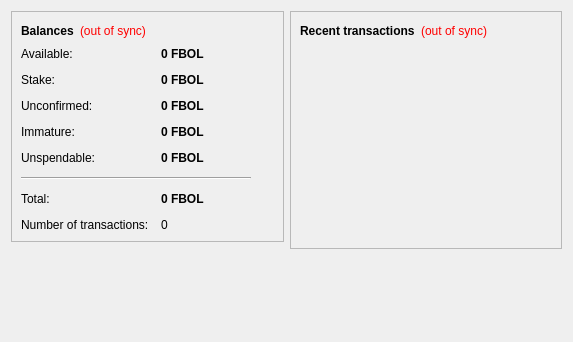
<?xml version="1.0" encoding="UTF-8"?>
<ui version="4.0">
 <class>OverviewPage</class>
 <widget class="QWidget" name="OverviewPage">
  <property name="geometry">
   <rect>
    <x>0</x>
    <y>0</y>
    <width>573</width>
    <height>342</height>
   </rect>
  </property>
  <property name="windowTitle">
   <string>Form</string>
  </property>
  <layout class="QHBoxLayout" name="horizontalLayout" stretch="1,1">
   <item>
    <layout class="QVBoxLayout" name="verticalLayout_2">
     <item>
      <widget class="QFrame" name="frame">
       <property name="frameShape">
        <enum>QFrame::StyledPanel</enum>
       </property>
       <property name="frameShadow">
        <enum>QFrame::Raised</enum>
       </property>
       <layout class="QVBoxLayout" name="verticalLayout_4">
        <item>
         <layout class="QHBoxLayout" name="horizontalLayout_4">
          <item>
           <widget class="QLabel" name="label_5">
            <property name="font">
             <font>
              <weight>75</weight>
              <bold>true</bold>
             </font>
            </property>
            <property name="text">
             <string>Balances</string>
            </property>
           </widget>
          </item>
          <item>
           <widget class="QLabel" name="labelWalletStatus">
            <property name="toolTip">
             <string>The displayed information may be out of date. Your wallet automatically synchronizes with the FBOL network after a connection is established, but this process has not completed yet.</string>
            </property>
            <property name="styleSheet">
             <string notr="true">QLabel { color: red; }</string>
            </property>
            <property name="text">
             <string notr="true">(out of sync)</string>
            </property>
            <property name="alignment">
             <set>Qt::AlignLeading|Qt::AlignLeft|Qt::AlignVCenter</set>
            </property>
           </widget>
          </item>
          <item>
           <spacer name="horizontalSpacer_2">
            <property name="orientation">
             <enum>Qt::Horizontal</enum>
            </property>
            <property name="sizeHint" stdset="0">
             <size>
              <width>40</width>
              <height>20</height>
             </size>
            </property>
           </spacer>
          </item>
         </layout>
        </item>
        <item>
         <layout class="QFormLayout" name="formLayout_2">
          <property name="fieldGrowthPolicy">
           <enum>QFormLayout::AllNonFixedFieldsGrow</enum>
          </property>
          <property name="horizontalSpacing">
           <number>12</number>
          </property>
          <property name="verticalSpacing">
           <number>12</number>
          </property>
          <item row="0" column="0">
           <widget class="QLabel" name="labelAvailableText">
            <property name="toolTip">
             <string>Your current available balance</string>
            </property>
            <property name="text">
             <string>Available:</string>
            </property>
           </widget>
          </item>
          <item row="0" column="1">
           <widget class="QLabel" name="labelAvailable">
            <property name="font">
             <font>
              <weight>75</weight>
              <bold>true</bold>
             </font>
            </property>
            <property name="cursor">
             <cursorShape>IBeamCursor</cursorShape>
            </property>
            <property name="toolTip">
             <string>Your current available balance</string>
            </property>
            <property name="text">
             <string notr="true">0 FBOL</string>
            </property>
            <property name="alignment">
             <set>Qt::AlignLeading|Qt::AlignLeft|Qt::AlignVCenter</set>
            </property>
            <property name="textInteractionFlags">
             <set>Qt::LinksAccessibleByMouse|Qt::TextSelectableByKeyboard|Qt::TextSelectableByMouse</set>
            </property>
           </widget>
          </item>
          <item row="1" column="0">
           <widget class="QLabel" name="label_6">
            <property name="toolTip">
             <string>Total of coins that was staked, and do not yet count toward the current balance</string>
            </property>
            <property name="text">
             <string>Stake:</string>
            </property>
           </widget>
          </item>
          <item row="1" column="1">
           <widget class="QLabel" name="labelStake">
            <property name="font">
             <font>
              <weight>75</weight>
              <bold>true</bold>
             </font>
            </property>
            <property name="cursor">
             <cursorShape>IBeamCursor</cursorShape>
            </property>
            <property name="toolTip">
             <string>Total of coins that was staked, and do not yet count toward the current balance</string>
            </property>
            <property name="text">
             <string notr="true">0 FBOL</string>
            </property>
            <property name="alignment">
             <set>Qt::AlignLeading|Qt::AlignLeft|Qt::AlignVCenter</set>
            </property>
            <property name="textInteractionFlags">
             <set>Qt::LinksAccessibleByMouse|Qt::TextSelectableByKeyboard|Qt::TextSelectableByMouse</set>
            </property>
           </widget>
          </item>
          <item row="2" column="0">
           <widget class="QLabel" name="label_3">
            <property name="toolTip">
             <string>Total of transactions that have yet to be confirmed, and do not yet count toward the current balance</string>
            </property>
            <property name="text">
             <string>Unconfirmed:</string>
            </property>
           </widget>
          </item>
          <item row="2" column="1">
           <widget class="QLabel" name="labelUnconfirmed">
            <property name="font">
             <font>
              <weight>75</weight>
              <bold>true</bold>
             </font>
            </property>
            <property name="cursor">
             <cursorShape>IBeamCursor</cursorShape>
            </property>
            <property name="toolTip">
             <string>Total of transactions that have yet to be confirmed, and do not yet count toward the current balance</string>
            </property>
            <property name="text">
             <string notr="true">0 FBOL</string>
            </property>
            <property name="alignment">
             <set>Qt::AlignLeading|Qt::AlignLeft|Qt::AlignVCenter</set>
            </property>
            <property name="textInteractionFlags">
             <set>Qt::LinksAccessibleByMouse|Qt::TextSelectableByKeyboard|Qt::TextSelectableByMouse</set>
            </property>
           </widget>
          </item>
          <item row="3" column="0">
           <widget class="QLabel" name="labelImmatureText">
            <property name="toolTip">
             <string>Mined balance that has not yet matured</string>
            </property>
            <property name="text">
             <string>Immature:</string>
            </property>
           </widget>
          </item>
          <item row="3" column="1">
           <widget class="QLabel" name="labelImmature">
            <property name="font">
             <font>
              <weight>75</weight>
              <bold>true</bold>
             </font>
            </property>
            <property name="toolTip">
             <string>Mined balance that has not yet matured</string>
            </property>
            <property name="text">
             <string notr="true">0 FBOL</string>
            </property>
            <property name="alignment">
             <set>Qt::AlignLeading|Qt::AlignLeft|Qt::AlignVCenter</set>
            </property>
            <property name="textInteractionFlags">
             <set>Qt::LinksAccessibleByMouse|Qt::TextSelectableByKeyboard|Qt::TextSelectableByMouse</set>
            </property>
           </widget>
          </item>
          <item row="4" column="0">
           <widget class="QLabel" name="labelBalanceWatchOnlyText">
            <property name="toolTip">
             <string>Your unspendable balance</string>
            </property>
            <property name="text">
             <string>Unspendable:</string>
            </property>
           </widget>
          </item>
          <item row="4" column="1">
           <widget class="QLabel" name="labelBalanceWatchOnly">
            <property name="font">
             <font>
              <weight>75</weight>
              <bold>true</bold>
             </font>
            </property>
            <property name="cursor">
             <cursorShape>IBeamCursor</cursorShape>
            </property>
            <property name="toolTip">
             <string>Your unspendable balance</string>
            </property>
            <property name="text">
             <string notr="true">0 FBOL</string>
            </property>
            <property name="alignment">
             <set>Qt::AlignLeading|Qt::AlignLeft|Qt::AlignVCenter</set>
            </property>
            <property name="textInteractionFlags">
             <set>Qt::LinksAccessibleByMouse|Qt::TextSelectableByKeyboard|Qt::TextSelectableByMouse</set>
            </property>
           </widget>
          </item>
          <item row="5" column="0" colspan="2">
           <widget class="Line" name="line">
            <property name="maximumSize">
             <size>
              <width>230</width>
              <height>16777215</height>
             </size>
            </property>
            <property name="orientation">
             <enum>Qt::Horizontal</enum>
            </property>
           </widget>
          </item>
          <item row="6" column="0">
           <widget class="QLabel" name="labelTotalText">
            <property name="toolTip">
             <string>Your current total balance</string>
            </property>
            <property name="text">
             <string>Total:</string>
            </property>
           </widget>
          </item>
          <item row="6" column="1">
           <widget class="QLabel" name="labelTotal">
            <property name="font">
             <font>
              <weight>75</weight>
              <bold>true</bold>
             </font>
            </property>
            <property name="toolTip">
             <string>Your current total balance</string>
            </property>
            <property name="text">
             <string notr="true">0 FBOL</string>
            </property>
            <property name="alignment">
             <set>Qt::AlignLeading|Qt::AlignLeft|Qt::AlignVCenter</set>
            </property>
            <property name="textInteractionFlags">
             <set>Qt::LinksAccessibleByMouse|Qt::TextSelectableByKeyboard|Qt::TextSelectableByMouse</set>
            </property>
           </widget>
          </item>
          <item row="7" column="0">
           <widget class="QLabel" name="label_2">
            <property name="toolTip">
             <string>Total number of transactions in wallet</string>
            </property>
            <property name="text">
             <string>Number of transactions:</string>
            </property>
           </widget>
          </item>
          <item row="7" column="1">
           <widget class="QLabel" name="labelNumTransactions">
            <property name="toolTip">
             <string>Total number of transactions in wallet</string>
            </property>
            <property name="text">
             <string notr="true">0</string>
            </property>
           </widget>
          </item>
         </layout>
        </item>
       </layout>
      </widget>
     </item>
     <item>
      <spacer name="verticalSpacer">
       <property name="orientation">
        <enum>Qt::Vertical</enum>
       </property>
       <property name="sizeHint" stdset="0">
        <size>
         <width>20</width>
         <height>40</height>
        </size>
       </property>
      </spacer>
     </item>
    </layout>
   </item>
   <item>
    <layout class="QVBoxLayout" name="verticalLayout_3">
     <item>
      <widget class="QFrame" name="frame_2">
       <property name="frameShape">
        <enum>QFrame::StyledPanel</enum>
       </property>
       <property name="frameShadow">
        <enum>QFrame::Raised</enum>
       </property>
       <layout class="QVBoxLayout" name="verticalLayout">
        <item>
         <layout class="QHBoxLayout" name="horizontalLayout_2">
          <item>
           <widget class="QLabel" name="label_4">
            <property name="text">
             <string>&lt;b&gt;Recent transactions&lt;/b&gt;</string>
            </property>
           </widget>
          </item>
          <item>
           <widget class="QLabel" name="labelTransactionsStatus">
            <property name="toolTip">
             <string>The displayed information may be out of date. Your wallet automatically synchronizes with the FBOL network after a connection is established, but this process has not completed yet.</string>
            </property>
            <property name="styleSheet">
             <string notr="true">QLabel { color: red; }</string>
            </property>
            <property name="text">
             <string notr="true">(out of sync)</string>
            </property>
            <property name="alignment">
             <set>Qt::AlignRight|Qt::AlignTrailing|Qt::AlignVCenter</set>
            </property>
           </widget>
          </item>
          <item>
           <spacer name="horizontalSpacer">
            <property name="orientation">
             <enum>Qt::Horizontal</enum>
            </property>
            <property name="sizeHint" stdset="0">
             <size>
              <width>40</width>
              <height>20</height>
             </size>
            </property>
           </spacer>
          </item>
         </layout>
        </item>
        <item>
         <widget class="QListView" name="listTransactions">
          <property name="styleSheet">
           <string notr="true">QListView { background: transparent; }</string>
          </property>
          <property name="frameShape">
           <enum>QFrame::NoFrame</enum>
          </property>
          <property name="verticalScrollBarPolicy">
           <enum>Qt::ScrollBarAlwaysOff</enum>
          </property>
          <property name="horizontalScrollBarPolicy">
           <enum>Qt::ScrollBarAlwaysOff</enum>
          </property>
          <property name="selectionMode">
           <enum>QAbstractItemView::NoSelection</enum>
          </property>
         </widget>
        </item>
       </layout>
      </widget>
     </item>
     <item>
      <spacer name="verticalSpacer_2">
       <property name="orientation">
        <enum>Qt::Vertical</enum>
       </property>
       <property name="sizeHint" stdset="0">
        <size>
         <width>20</width>
         <height>40</height>
        </size>
       </property>
      </spacer>
     </item>
    </layout>
   </item>
  </layout>
 </widget>
 <resources/>
 <connections/>
</ui>
